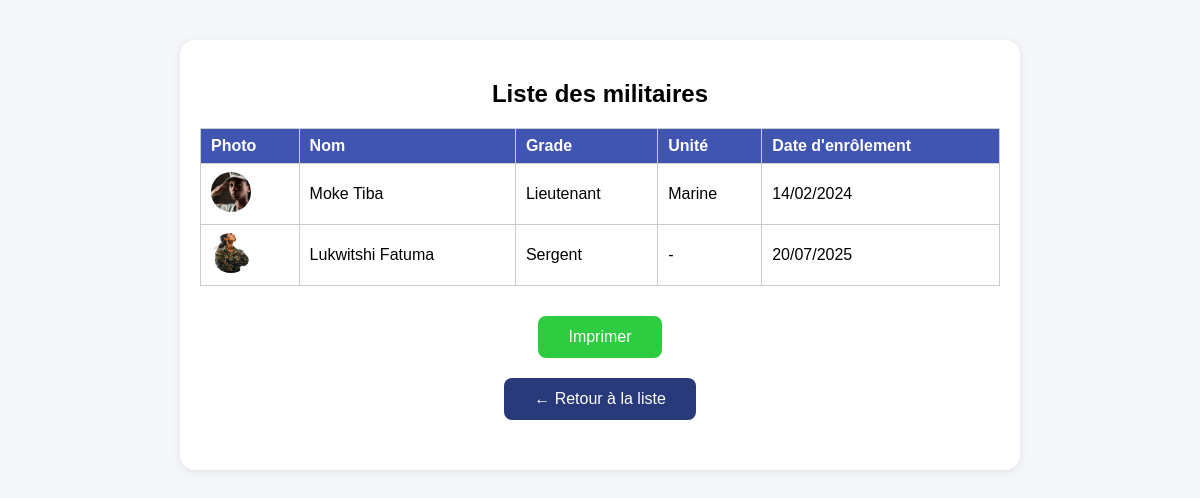
The page /imprimer_liste.php (signed in) on the database its author committed.
### tables this page shows
CREATE TABLE IF NOT EXISTS `militaires` (
  `id` int NOT NULL AUTO_INCREMENT,
  `nom` varchar(100) NOT NULL,
  `prenom` varchar(100) DEFAULT NULL,
  `matricule` varchar(50) NOT NULL,
  `sexe` varchar(10) DEFAULT NULL,
  `etat_civil` varchar(20) DEFAULT NULL,
  `date_naissance` date DEFAULT NULL,
  `lieu_naissance` varchar(100) DEFAULT NULL,
  `nationalite` varchar(50) DEFAULT NULL,
  `grade` varchar(50) NOT NULL,
  `telephone` varchar(20) DEFAULT NULL,
  `email` varchar(100) DEFAULT NULL,
  `photo` varchar(255) DEFAULT NULL,
  `date_enrolement` date DEFAULT NULL,
  `unite` varchar(50) DEFAULT NULL,
  PRIMARY KEY (`id`)
);

### imprimer_liste.php (the view, shortened to what this page needs)
<?php
$host = 'localhost';
$dbname = 'gdm_db';
$user = 'root';
$pass = '';
try {
    $pdo = new PDO("mysql:host=$host;dbname=$dbname;charset=utf8", $user, $pass);
    $pdo->setAttribute(PDO::ATTR_ERRMODE, PDO::ERRMODE_EXCEPTION);
} catch (PDOException $e) {
    die("Erreur : " . $e->getMessage());
}
$stmt = $pdo->query("SELECT * FROM militaires ORDER BY id DESC");
$militaires = $stmt->fetchAll();
?>
<!DOCTYPE html>
<html lang="fr">
<head>
    <link rel="stylesheet" href="style.css">
</head>
<body>
    <div class="table-print-container">
        <h2 style="text-align:center;margin-top:10px;">Liste des militaires</h2>
        <table class="table-print">
            <thead>
                <tr>
                    <th>Photo</th>
                    <th>Nom</th>
                    <th>Grade</th>
                    <th>Unité</th>
                    <th>Date d'enrôlement</th>
                </tr>
            </thead>
            <tbody>
                <?php foreach ($militaires as $militaire): ?>
                <tr>
                    <td>
                        <?php if (!empty($militaire['photo']) && file_exists($militaire['photo'])): ?>
                            <img src="<?= htmlspecialchars($militaire['photo']) ?>" alt="Photo">
                        <?php else: ?>
                            <div style="width:40px;height:40px;background:#e0e0e0;border-radius:50%;display:flex;align-items:center;justify-content:center;color:#aaa;">?</div>
                        <?php endif; ?>
                    </td>
                    <td><?= htmlspecialchars($militaire['nom']) ?></td>
                    <td><?= htmlspecialchars($militaire['grade']) ?></td>
                    <td><?= htmlspecialchars($militaire['unite'] ?? '-') ?></td>
                    <td><?= !empty($militaire['date_enrolement']) ? date('d/m/Y', strtotime($militaire['date_enrolement'])) : '-' ?></td>
                </tr>
                <?php endforeach; ?>
            </tbody>
        </table>
        <button class="btn-print" onclick="window.print()">Imprimer</button>
        <a href="gestion_personnel.php" class="btn-retour">← Retour à la liste</a>
    </div>
</body>
</html>

### style.css (style rules this page uses)
body { background: #f4f6fa; font-family: Arial, sans-serif; margin: 0; }
h2 { text-align: center; margin-bottom: 20px; }
button { width: 100%; padding: 10px; margin-top: 20px; background: #007bff; color: #fff; border: none; border-radius: 4px; cursor: pointer; }
.btn-retour { display: inline-block; margin-top: 20px; color: #4054b2; text-decoration: none; font-weight: bold; font-size: 1rem; }

### imprimer_liste.php (style rules this page uses)
.table-print-container { max-width: 800px; margin: 40px auto; background: #fff; border-radius: 15px; box-shadow: 0 2px 8px rgba(0,0,0,0.08); padding: 30px 20px; }
.table-print { width: 100%; border-collapse: collapse; margin-top: 10px; }
.table-print th, .table-print td { border: 1px solid #ccc; padding: 8px 10px; text-align: left; font-size: 1rem; }
.table-print th { background: #4054b2; color: #fff; font-weight: 600; }
.table-print img { width: 40px; height: 40px; border-radius: 50%; object-fit: cover; }
.btn-print { margin: 30px auto 0 auto; display: block; padding: 12px 30px; background: #2ecc40; color: #fff; border: none; border-radius: 8px; font-size: 1rem; font-weight: 500; cursor: pointer; text-align: center; width: max-content; transition: background 0.2s; }
.btn-retour { margin: 20px auto; display: block; padding: 12px 30px; background: #283a7a; color: #fff; border: none; border-radius: 8px; font-size: 1rem; text-align: center; text-decoration: none; width: max-content; font-weight: 500; }

### rows shown on the page
militaires: photo (picture), nom "Moke Tiba", grade "Lieutenant", unite "Marine", date_enrolement "14/02/2024"
militaires: photo (picture), nom "Lukwitshi Fatuma", grade "Sergent", unite "-", date_enrolement "20/07/2025"
